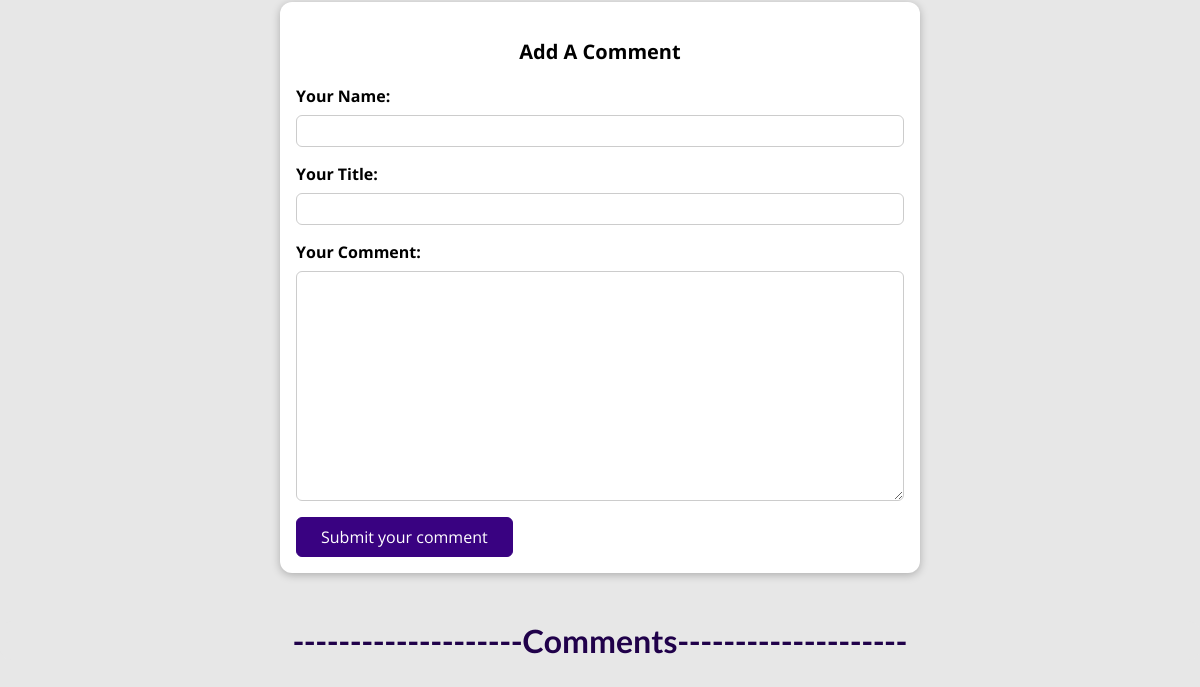
Before: /posts/job-ready-after-a-phd (lower part) with the older database file.
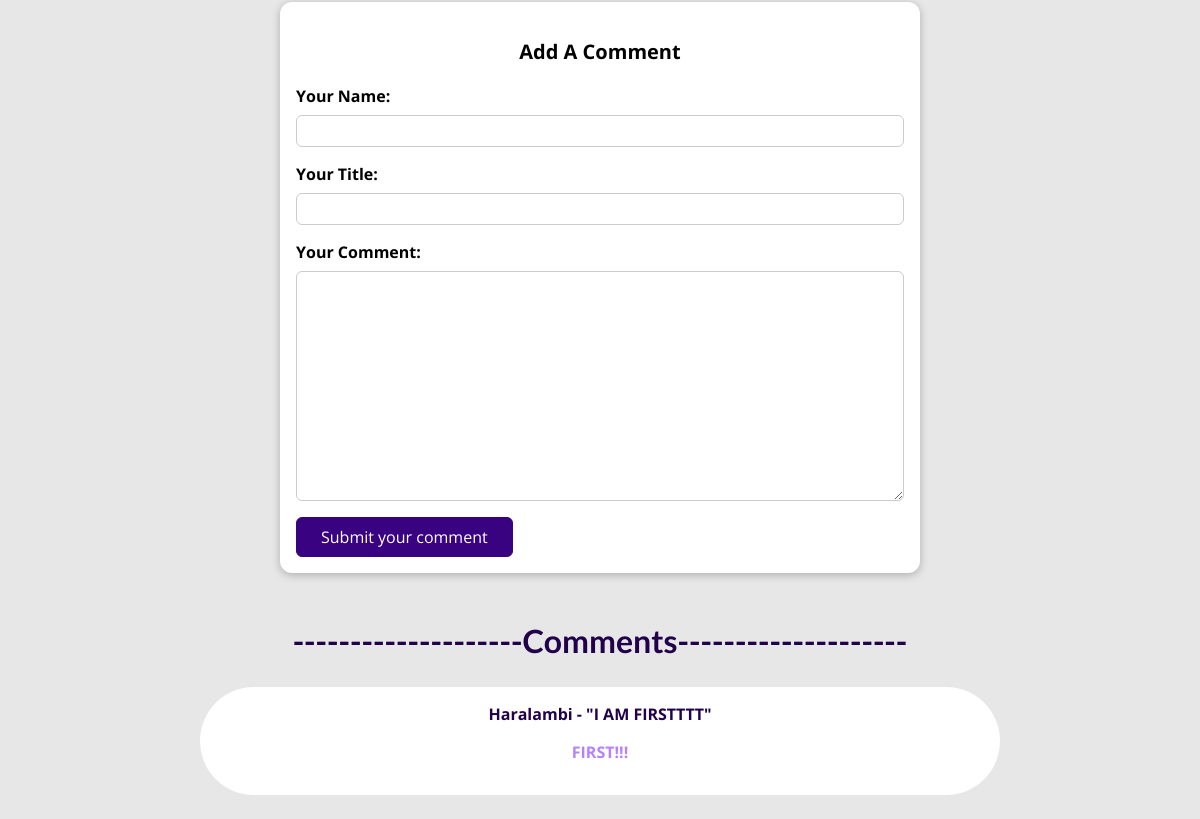
After: the same page with the newer database file.
### blog/models.py (models this page shows, shortened)
class Comment(models.Model):
    user_name = models.CharField(max_length=25)
    title = models.CharField(max_length=150, null=True)
    text = models.TextField(max_length=500, null=True)
    post = models.ForeignKey("Post", on_delete=models.CASCADE, null=True, related_name="comments")

### blog/views.py (the view, shortened to what this page needs)
# urls.py: path("posts/<slug:slug>", views.PostDetailView.as_view(), name="post-details"),
class PostDetailView(View):
    def is_stored_post(self, request, post_id):
        stored_posts = request.session.get("stored_posts")
        if stored_posts is not None:
            is_saved_for_later = post_id in stored_posts
        else:
            is_saved_for_later = False
        return is_saved_for_later
    def get(self, request, slug):
        post = Post.objects.get(slug=slug)
        is_saved = self.is_stored_post(request, post.id)
        context = {
        "post": post,
        "tags": post.tags.all(),
        "form": CommentForm(),
        "all_comments": post.comments.all().order_by("-id"),
        "saved_for_later": is_saved,
    }
        return render(request, "blog/post-detail.html", context)

### blog/forms.py
class CommentForm(forms.ModelForm):
    class Meta:
        model = Comment
        exclude = ["post",]
        labels = {
            "user_name": "Your Name",
            "title": "Your Title",
            "text": "Your Comment"
        }

### blog/models.py (called while the page is built)
    def __str__(self):
        return f"{self.first_name} {self.last_name}"

### blog/templates/blog/post-detail.html (shortened to what this page needs)
{% extends 'base.html' %}
{% load static %}
{% block css_files %}
    <link rel="stylesheet" href="{% static "blog/post-detail.css" %}" />
{% endblock %}
{% block content %}
    <section id="comment-form">
        <p>Add A Comment</p>
        <form form="{% url "post-details" post.slug %}" method="POST">
            {% for element in form %}
            <div class="form-control {% if element.errors %}invalid{% endif %}">
                {{ element.label_tag }}
                {{ element }}
            </div>
            {% endfor %}
            <button>Submit your comment</button>
        </form>
    </section>
    <section id="all-comments">
        <h2>--------------------Comments--------------------</h2>
        {% for comment in all_comments%}
            <div>
                <span>{{ comment.user_name }} - "{{ comment.title }}"</span>
                <p>{{ comment.text|linebreaks }}</p>
            </div>
        {% endfor %}
    </section>
{% endblock %}

Changed rows visible on the page:
added Comment: user_name "Haralambi", title "I AM FIRSTTTT", text "FIRST!!!"
